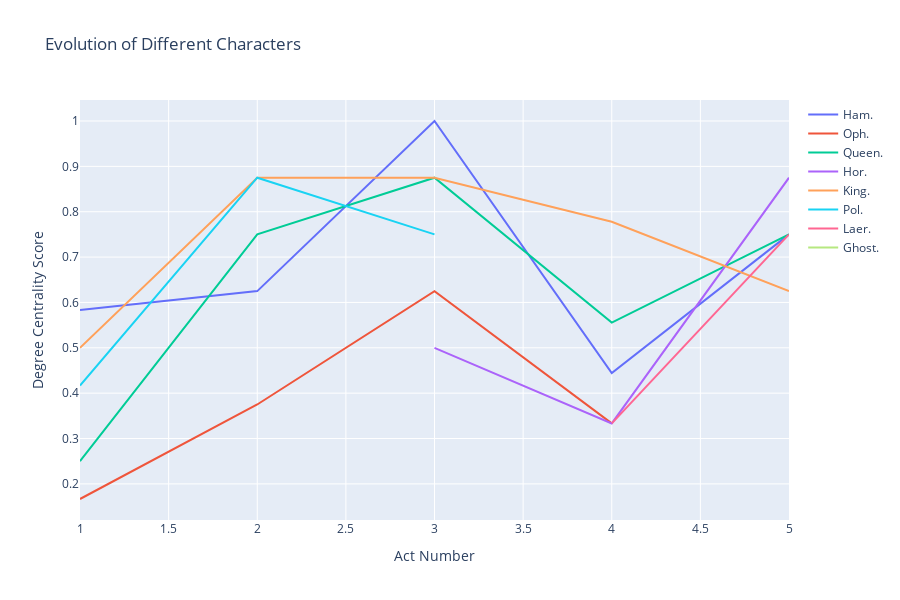

The notebook cell this image was saved under:
### Markdown cell above
## **Evolution of central characters through the books**

### Code cell
# Creating a list of degree centrality of all the books
Acts_Graph = [G1, G2, G3, G4, G5]

evol = [nx.degree_centrality(Graph) for Graph in Acts_Graph]

# Creating a DataFrame from the list of degree centralities in all the books
degree_evol_df = pd.DataFrame.from_records(evol)

degree_evol_df.index = degree_evol_df.index + 1

# Plotting the degree centrality evolution of few important characters
fig = px.line(degree_evol_df[['Ham.', 'Oph.', 'Queen.', 'Hor.', 'King.', 'Pol.', 'Laer.',"Ghost."]],
             title = "Evolution of Different Characters", width = 900, height = 600)

fig.update_layout(xaxis_title = 'Act Number',
                   yaxis_title = 'Degree Centrality Score',
                 legend = {'title_text': ''})

fig.show()

### Figure 1 — Plotly figure (JSON) as saved in the notebook; plotly's stock layout.template omitted (floating-point values rounded to 4 significant figures)
{"data": [{"hovertemplate": "variable=Ham.<br>index=%{x}<br>value=%{y}<extra></extra>", "legendgroup": "Ham.", "line": {"color": "#636efa", "dash": "solid"}, "marker": {"symbol": "circle"}, "mode": "lines", "name": "Ham.", "orientation": "v", "showlegend": true, "type": "scatter", "x": [1, 2, 3, 4, 5], "xaxis": "x", "y": [0.5833, 0.625, 1, 0.4444, 0.75], "yaxis": "y"}, {"hovertemplate": "variable=Oph.<br>index=%{x}<br>value=%{y}<extra></extra>", "legendgroup": "Oph.", "line": {"color": "#EF553B", "dash": "solid"}, "marker": {"symbol": "circle"}, "mode": "lines", "name": "Oph.", "orientation": "v", "showlegend": true, "type": "scatter", "x": [1, 2, 3, 4, 5], "xaxis": "x", "y": [0.1667, 0.375, 0.625, 0.3333, null], "yaxis": "y"}, {"hovertemplate": "variable=Queen.<br>index=%{x}<br>value=%{y}<extra></extra>", "legendgroup": "Queen.", "line": {"color": "#00cc96", "dash": "solid"}, "marker": {"symbol": "circle"}, "mode": "lines", "name": "Queen.", "orientation": "v", "showlegend": true, "type": "scatter", "x": [1, 2, 3, 4, 5], "xaxis": "x", "y": [0.25, 0.75, 0.875, 0.5556, 0.75], "yaxis": "y"}, {"hovertemplate": "variable=Hor.<br>index=%{x}<br>value=%{y}<extra></extra>", "legendgroup": "Hor.", "line": {"color": "#ab63fa", "dash": "solid"}, "marker": {"symbol": "circle"}, "mode": "lines", "name": "Hor.", "orientation": "v", "showlegend": true, "type": "scatter", "x": [1, 2, 3, 4, 5], "xaxis": "x", "y": [0.4167, null, 0.5, 0.3333, 0.875], "yaxis": "y"}, {"hovertemplate": "variable=King.<br>index=%{x}<br>value=%{y}<extra></extra>", "legendgroup": "King.", "line": {"color": "#FFA15A", "dash": "solid"}, "marker": {"symbol": "circle"}, "mode": "lines", "name": "King.", "orientation": "v", "showlegend": true, "type": "scatter", "x": [1, 2, 3, 4, 5], "xaxis": "x", "y": [0.5, 0.875, 0.875, 0.7778, 0.625], "yaxis": "y"}, {"hovertemplate": "variable=Pol.<br>index=%{x}<br>value=%{y}<extra></extra>", "legendgroup": "Pol.", "line": {"color": "#19d3f3", "dash": "solid"}, "marker": {"symbol": "circle"}, "mode": "lines", "name": "Pol.", "orientation": "v", "showlegend": true, "type": "scatter", "x": [1, 2, 3, 4, 5], "xaxis": "x", "y": [0.4167, 0.875, 0.75, null, null], "yaxis": "y"}, {"hovertemplate": "variable=Laer.<br>index=%{x}<br>value=%{y}<extra></extra>", "legendgroup": "Laer.", "line": {"color": "#FF6692", "dash": "solid"}, "marker": {"symbol": "circle"}, "mode": "lines", "name": "Laer.", "orientation": "v", "showlegend": true, "type": "scatter", "x": [1, 2, 3, 4, 5], "xaxis": "x", "y": [0.25, null, null, 0.3333, 0.75], "yaxis": "y"}, {"hovertemplate": "variable=Ghost.<br>index=%{x}<br>value=%{y}<extra></extra>", "legendgroup": "Ghost.", "line": {"color": "#B6E880", "dash": "solid"}, "marker": {"symbol": "circle"}, "mode": "lines", "name": "Ghost.", "orientation": "v", "showlegend": true, "type": "scatter", "x": [1, 2, 3, 4, 5], "xaxis": "x", "y": [0.3333, null, 0.25, null, null], "yaxis": "y"}], "layout": {"height": 600, "legend": {"title": {"text": ""}, "tracegroupgap": 0}, "title": {"text": "Evolution of Different Characters"}, "width": 900, "xaxis": {"anchor": "y", "autorange": true, "domain": [0, 1], "range": [1, 5], "title": {"text": "Act Number"}, "type": "linear"}, "yaxis": {"anchor": "x", "autorange": true, "domain": [0, 1], "range": [0.1204, 1.046], "title": {"text": "Degree Centrality Score"}, "type": "linear"}}}
